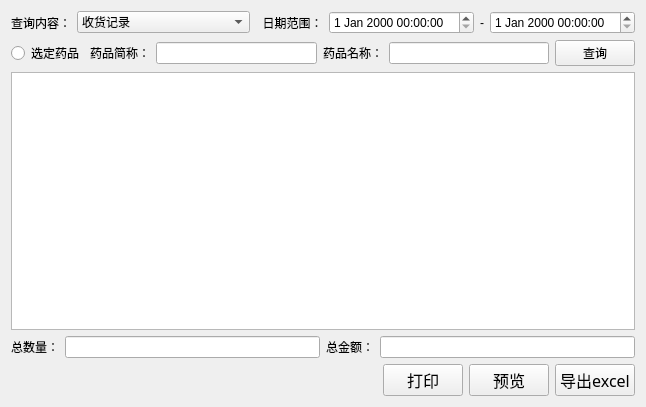
<?xml version="1.0" encoding="UTF-8"?>
<ui version="4.0">
 <class>PharmacyStatistics</class>
 <widget class="QWidget" name="PharmacyStatistics">
  <property name="geometry">
   <rect>
    <x>0</x>
    <y>0</y>
    <width>646</width>
    <height>407</height>
   </rect>
  </property>
  <property name="windowTitle">
   <string>PharmacyStatistics</string>
  </property>
  <layout class="QVBoxLayout" name="verticalLayout">
   <item>
    <layout class="QHBoxLayout" name="horizontalLayout_10">
     <item>
      <widget class="QLabel" name="label_9">
       <property name="sizePolicy">
        <sizepolicy hsizetype="Fixed" vsizetype="Preferred">
         <horstretch>0</horstretch>
         <verstretch>0</verstretch>
        </sizepolicy>
       </property>
       <property name="text">
        <string>查询内容：</string>
       </property>
      </widget>
     </item>
     <item>
      <widget class="QComboBox" name="comboBox_find">
       <property name="enabled">
        <bool>true</bool>
       </property>
       <property name="sizePolicy">
        <sizepolicy hsizetype="Expanding" vsizetype="Fixed">
         <horstretch>0</horstretch>
         <verstretch>0</verstretch>
        </sizepolicy>
       </property>
       <item>
        <property name="text">
         <string>收货记录</string>
        </property>
       </item>
       <item>
        <property name="text">
         <string>退货记录</string>
        </property>
       </item>
       <item>
        <property name="text">
         <string>盘点记录</string>
        </property>
       </item>
      </widget>
     </item>
     <item>
      <widget class="QLabel" name="label">
       <property name="text">
        <string>  日期范围：</string>
       </property>
      </widget>
     </item>
     <item>
      <widget class="QDateTimeEdit" name="dateTimeEdit_1"/>
     </item>
     <item>
      <widget class="QLabel" name="label_2">
       <property name="text">
        <string>-</string>
       </property>
      </widget>
     </item>
     <item>
      <widget class="QDateTimeEdit" name="dateTimeEdit_2"/>
     </item>
    </layout>
   </item>
   <item>
    <layout class="QHBoxLayout" name="horizontalLayout">
     <item>
      <widget class="QRadioButton" name="radioButton">
       <property name="text">
        <string>选定药品</string>
       </property>
      </widget>
     </item>
     <item>
      <widget class="QLabel" name="label_4">
       <property name="text">
        <string>药品简称：</string>
       </property>
      </widget>
     </item>
     <item>
      <widget class="QLineEdit" name="lineEdit_DrugNo">
       <property name="sizePolicy">
        <sizepolicy hsizetype="Expanding" vsizetype="Fixed">
         <horstretch>0</horstretch>
         <verstretch>0</verstretch>
        </sizepolicy>
       </property>
      </widget>
     </item>
     <item>
      <widget class="QLabel" name="label_3">
       <property name="text">
        <string>药品名称：</string>
       </property>
      </widget>
     </item>
     <item>
      <widget class="QLineEdit" name="lineEdit_DrugName"/>
     </item>
     <item>
      <widget class="QPushButton" name="findButton">
       <property name="text">
        <string>查询</string>
       </property>
      </widget>
     </item>
    </layout>
   </item>
   <item>
    <widget class="QTableWidget" name="tableWidget"/>
   </item>
   <item>
    <layout class="QHBoxLayout" name="horizontalLayout_3">
     <item>
      <widget class="QLabel" name="label_5">
       <property name="text">
        <string>总数量：</string>
       </property>
      </widget>
     </item>
     <item>
      <widget class="QLineEdit" name="lineEdit_TotalNum"/>
     </item>
     <item>
      <widget class="QLabel" name="label_6">
       <property name="text">
        <string>总金额：</string>
       </property>
      </widget>
     </item>
     <item>
      <widget class="QLineEdit" name="lineEdit_TotalPrice"/>
     </item>
    </layout>
   </item>
   <item>
    <layout class="QHBoxLayout" name="horizontalLayout_2">
     <item>
      <spacer name="horizontalSpacer_4">
       <property name="orientation">
        <enum>Qt::Horizontal</enum>
       </property>
       <property name="sizeHint" stdset="0">
        <size>
         <width>40</width>
         <height>20</height>
        </size>
       </property>
      </spacer>
     </item>
     <item>
      <widget class="QPushButton" name="printButton">
       <property name="font">
        <font>
         <family>Agency FB</family>
         <pointsize>12</pointsize>
        </font>
       </property>
       <property name="text">
        <string>打印</string>
       </property>
      </widget>
     </item>
     <item>
      <widget class="QPushButton" name="previewButton">
       <property name="font">
        <font>
         <family>Agency FB</family>
         <pointsize>12</pointsize>
        </font>
       </property>
       <property name="text">
        <string>预览</string>
       </property>
      </widget>
     </item>
     <item>
      <widget class="QPushButton" name="excelButton">
       <property name="font">
        <font>
         <family>Agency FB</family>
         <pointsize>12</pointsize>
        </font>
       </property>
       <property name="text">
        <string>导出excel</string>
       </property>
      </widget>
     </item>
    </layout>
   </item>
  </layout>
 </widget>
 <layoutdefault spacing="6" margin="11"/>
 <resources/>
 <connections/>
</ui>
